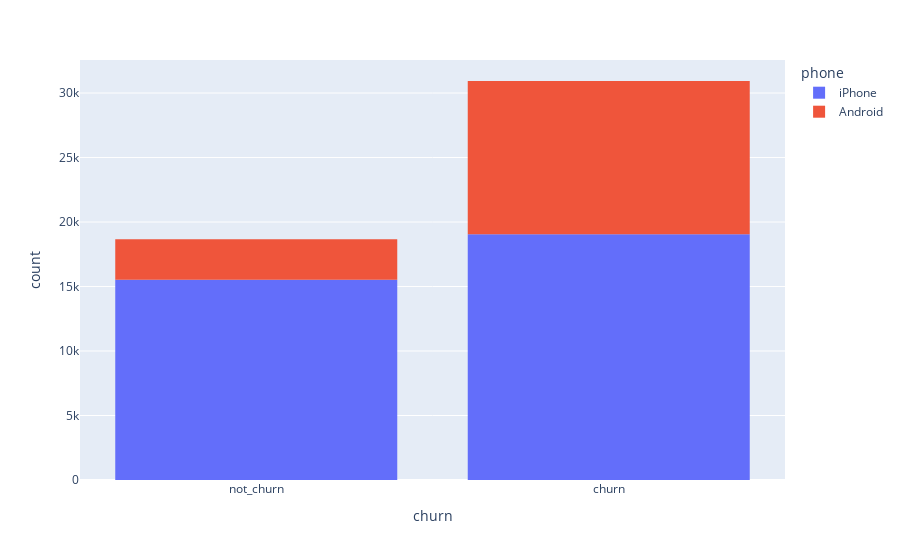

The notebook cell saved with this chart:
### Code cell
fig = px.histogram(df[['churn', 'phone']].dropna(), x='churn', 
                   color='phone')
fig.show()

### Figure 1 — Plotly figure (JSON) as saved in the notebook; plotly's stock layout.template omitted (floating-point values rounded to 4 significant figures; data arrays with more than 128 entries replaced by an {"elided": "..."} marker saying what was removed)
{"data": [{"alignmentgroup": "True", "bingroup": "x", "hovertemplate": "phone=iPhone<br>churn=%{x}<br>count=%{y}<extra></extra>", "legendgroup": "iPhone", "marker": {"color": "#636efa", "pattern": {"shape": ""}}, "name": "iPhone", "offsetgroup": "iPhone", "orientation": "v", "showlegend": true, "type": "histogram", "x": {"elided": "34582 str values"}, "xaxis": "x", "yaxis": "y"}, {"alignmentgroup": "True", "bingroup": "x", "hovertemplate": "phone=Android<br>churn=%{x}<br>count=%{y}<extra></extra>", "legendgroup": "Android", "marker": {"color": "#EF553B", "pattern": {"shape": ""}}, "name": "Android", "offsetgroup": "Android", "orientation": "v", "showlegend": true, "type": "histogram", "x": {"elided": "15022 str values"}, "xaxis": "x", "yaxis": "y"}], "layout": {"barmode": "relative", "legend": {"title": {"text": "phone"}, "tracegroupgap": 0}, "margin": {"t": 60}, "xaxis": {"anchor": "y", "domain": [0, 1], "title": {"text": "churn"}}, "yaxis": {"anchor": "x", "domain": [0, 1], "title": {"text": "count"}}}}
